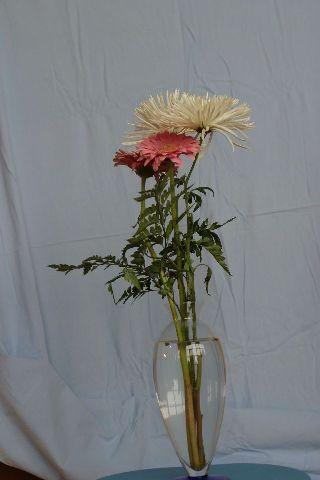
#> input picture test_images/tiny/flowers-compA.jpg, 320 x 480 px
$ python test1.py
#> lines starting #> are read from the running program, lines starting #| are printed output that depends on the picture
import cv2 as cv
import numpy as np

#########################################
## PLACE YOUR CODE BETWEEN THESE LINES ##
#########################################


def createBMatrix(bArray):
    bMatrix = [None]*6
    j = 0
    for i in range(len(bMatrix)):
        bMatrix[i] = [None]*4
        curRow = bMatrix[i]
        curRow[0] = 0
        curRow[1] = 0
        curRow[2] = 0
        curRow[j] = 1
        j += 1
        if j >= 3:
            j = 0
        curRow[3] = bArray[i]
    return np.array(bMatrix)


def createCMatrix(cArray, bArray):
    cMatrix = [None]*6

    for i in range(6):
        cMatrix[i] = cArray[i] - bArray[i]

    return np.array(cMatrix)
#########################################


if __name__ == '__main__':

    compA = cv.imread("../test_images/tiny/flowers-compA.jpg")
#> compA is the input picture: shape (480, 320, 3); mean B, G, R 127.8, 126.1, 123.1
    c0r, c0g, c0b = compA[:, :, 2], compA[:, :, 1], compA[:, :, 0]
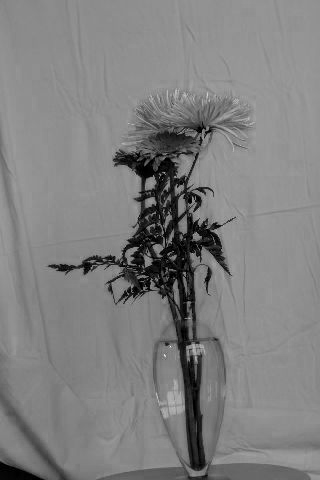
#> c0b: shape (480, 320); min 0, max 252, mean 127.8
    compB = cv.imread("../test_images/tiny/flowers-compB.jpg")
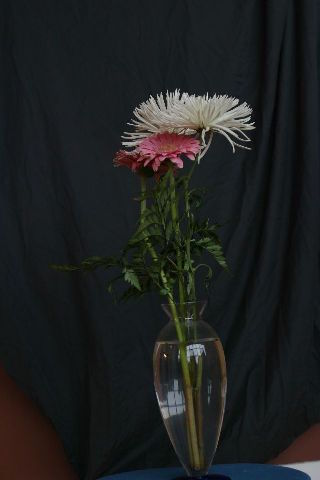
#> input picture test_images/tiny/flowers-compB.jpg, 320 x 480 px
#> compB is the input picture: shape (480, 320, 3); mean B, G, R 32.3, 32.2, 30.1
    c1r, c1g, c1b = compB[:, :, 2], compB[:, :, 1], compB[:, :, 0]
    backA = cv.imread("../test_images/tiny/flowers-backA.jpg")
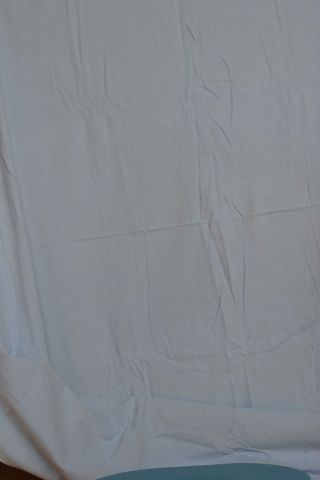
#> input picture test_images/tiny/flowers-backA.jpg, 320 x 480 px
#> backA is the input picture: shape (480, 320, 3); mean B, G, R 141.3, 135.9, 130.5
    b0r, b0g, b0b = backA[:, :, 2], backA[:, :, 1], backA[:, :, 0]
    backB = cv.imread("../test_images/tiny/flowers-backB.jpg")
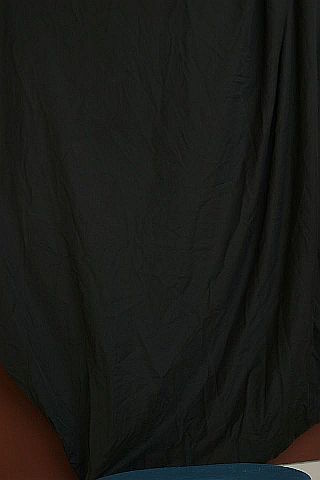
#> input picture test_images/tiny/flowers-backB.jpg, 320 x 480 px
#> backB is the input picture: shape (480, 320, 3); mean B, G, R 23.3, 26.3, 25.7
    b1r, b1g, b1b = backB[:, :, 2], backB[:, :, 1], backB[:, :, 0]

    # Step 1, Initialize the resulting alphaOut and colOut array
    numRows = backA.shape[0]
#> numRows = 480
    numCols = backA.shape[1]
#> numCols = 320
    numRGB = backA.shape[2]
#> numRGB = 3

    alphaMatrix = [None] * numRows
    frontMatrix = [None] * numRows

    # Step 2,
    for i in range(numRows):
        alphaMatrix[i] = [None] * numCols
        frontMatrix[i] = [None] * numCols
        for j in range(numCols):
            # Create combined matrix
            cMatrix = createCMatrix(compA[i][j].tolist() + compB[i][j].tolist(),
                                    backA[i][j].tolist() + backB[i][j].tolist())
            # Create background Matrix
            bMatrix = createBMatrix(
                backA[i][j].tolist() + backB[i][j].tolist())

            piBMatrix = np.linalg.pinv(bMatrix)

            # Get the result matrix
            resultMatrix = np.matmul(piBMatrix, cMatrix)

            alphaMatrix[i][j] = resultMatrix[3]
            frontPixel = [None]*3
            for k in range(3):
                frontPixel[k] = resultMatrix[k] / resultMatrix[3]
            frontMatrix[i][j] = frontPixel

    alpha = np.array(alphaMatrix)
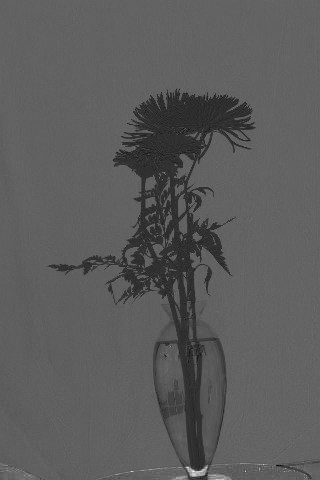
#> alpha: shape (480, 320) float64; min -1.89, max 2.92, mean -0.151; drawn with min black and max white
    foreground = np.array(frontMatrix)
#> foreground: shape (480, 320, 3) float64; 0% of the values are NaN or infinite; the others: min -8.65e+17, max 1.15e+18, mean 8.23e+11

    cv.imshow("foreground", foreground)
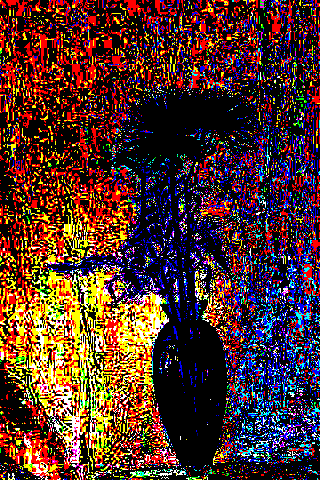
#> window 'foreground': shape (480, 320, 3); mean B, G, R 40.3, 47.6, 82
    cv.imshow("alpha", alpha)
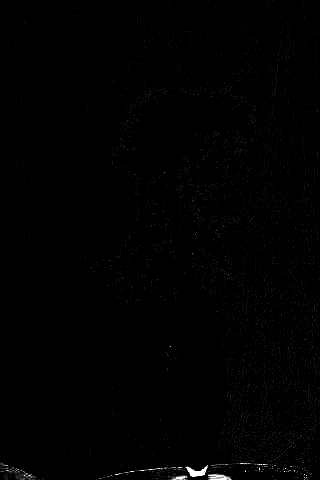
#> window 'alpha': shape (480, 320); min 0, max 255, mean 1.4
    cv.waitKey(0)
